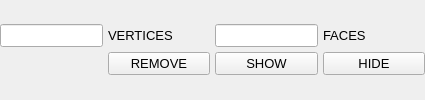
	<widget class="QWidget" name="panelSurface">
	  <property name="sizePolicy">
	    <sizepolicy hsizetype="Expanding" vsizetype="Fixed">
	      <horstretch>1</horstretch>
	      <verstretch>0</verstretch>
	    </sizepolicy>
	  </property>

	  <layout class="QVBoxLayout" name="panelSurfaceVBoxLayout">
	    <property name="leftMargin">
	      <number>0</number>
	    </property>
	    <property name="topMargin">
	      <number>0</number>
	    </property>
	    <property name="rightMargin">
	      <number>0</number>
	    </property>
	    <property name="bottomMargin">
	      <number>0</number>
	    </property>
	    <property name="spacing">
	      <number>0</number>
	    </property>

	    <item>
	      <layout class="QGridLayout" name="panelSurfaceGridLayout">
		<property name="leftMargin">
		  <number>0</number>
		</property>
		<property name="topMargin">
		  <number>0</number>
		</property>
		<property name="rightMargin">
		  <number>0</number>
		</property>
		<property name="bottomMargin">
		  <number>0</number>
		</property>
		<property name="spacing">
		  <number>5</number>
		</property>

		<!-- row 18 -->

		<item row="0" column="1">
		  <widget class="QLabel" name="labelSurfaceVertices">
		    <property name="sizePolicy">
		      <sizepolicy hsizetype="Expanding" vsizetype="Fixed">
			<horstretch>1</horstretch>
			<verstretch>0</verstretch>
		      </sizepolicy>
		    </property>
		    <property name="margin">
		      <number>5</number>
		    </property>
		    <property name="alignment">
		      <set>Qt::AlignLeft|Qt::AlignVCenter</set>
		    </property>
		    <property name="text">
		      <string>VERTICES</string>
		    </property>
		    <property name="font">
		      <font>
			<pointsize>10</pointsize>
		      </font>
		    </property>
		  </widget>
		</item>

		<item row="0" column="0">
		  <widget class="QLineEdit" name="editSurfaceVertices">
		    <property name="sizePolicy">
		      <sizepolicy hsizetype="Expanding" vsizetype="Fixed">
			<horstretch>1</horstretch>
			<verstretch>0</verstretch>
		      </sizepolicy>
		    </property>
		    <property name="text">
		      <string/>
		    </property>
		    <property name="readOnly">
		      <bool>true</bool>
		    </property>
		    <property name="font">
		      <font>
			<pointsize>10</pointsize>
		      </font>
		    </property>
		  </widget>
		</item>

		<item row="0" column="3">
		  <widget class="QLabel" name="labelSurfaceFaces">
		    <property name="sizePolicy">
		      <sizepolicy hsizetype="Expanding" vsizetype="Fixed">
			<horstretch>1</horstretch>
			<verstretch>0</verstretch>
		      </sizepolicy>
		    </property>
		    <property name="margin">
		      <number>5</number>
		    </property>
		    <property name="alignment">
		      <set>Qt::AlignLeft|Qt::AlignVCenter</set>
		    </property>
		    <property name="text">
		      <string>FACES</string>
		    </property>
		    <property name="font">
		      <font>
			<pointsize>10</pointsize>
		      </font>
		    </property>
		  </widget>
		</item>

		<item row="0" column="2">
		  <widget class="QLineEdit" name="editSurfaceFaces">
		    <property name="sizePolicy">
		      <sizepolicy hsizetype="Expanding" vsizetype="Fixed">
			<horstretch>1</horstretch>
			<verstretch>0</verstretch>
		      </sizepolicy>
		    </property>
		    <property name="text">
		      <string/>
		    </property>
		    <property name="readOnly">
		      <bool>true</bool>
		    </property>
		    <property name="font">
		      <font>
			<pointsize>10</pointsize>
		      </font>
		    </property>
		  </widget>
		</item>

		<!-- row 19 -->

		<item row="1" column="1">
		  <widget class="QPushButton" name="pushButtonSurfaceRemove">
		    <property name="sizePolicy">
		      <sizepolicy hsizetype="Expanding" vsizetype="Fixed">
			<horstretch>1</horstretch>
			<verstretch>0</verstretch>
		      </sizepolicy>
		    </property>
		    <property name="text">
		      <string>REMOVE</string>
		    </property>
		    <property name="font">
		      <font>
			<pointsize>10</pointsize>
		      </font>
		    </property>
		  </widget>
		</item>

		<item row="1" column="2">
		  <widget class="QPushButton" name="pushButtonSurfaceShow">
		    <property name="sizePolicy">
		      <sizepolicy hsizetype="Expanding" vsizetype="Fixed">
			<horstretch>1</horstretch>
			<verstretch>0</verstretch>
		      </sizepolicy>
		    </property>
		    <property name="text">
		      <string>SHOW</string>
		    </property>
		    <property name="font">
		      <font>
			<pointsize>10</pointsize>
		      </font>
		    </property>
		  </widget>
		</item>

		<item row="1" column="3">
		  <widget class="QPushButton" name="pushButtonSurfaceHide">
		    <property name="sizePolicy">
		      <sizepolicy hsizetype="Expanding" vsizetype="Fixed">
			<horstretch>1</horstretch>
			<verstretch>0</verstretch>
		      </sizepolicy>
		    </property>
		    <property name="text">
		      <string>HIDE</string>
		    </property>
		    <property name="font">
		      <font>
			<pointsize>10</pointsize>
		      </font>
		    </property>
		  </widget>
		</item>

	      </layout>
	    </item>
	  </layout>
	</widget>
